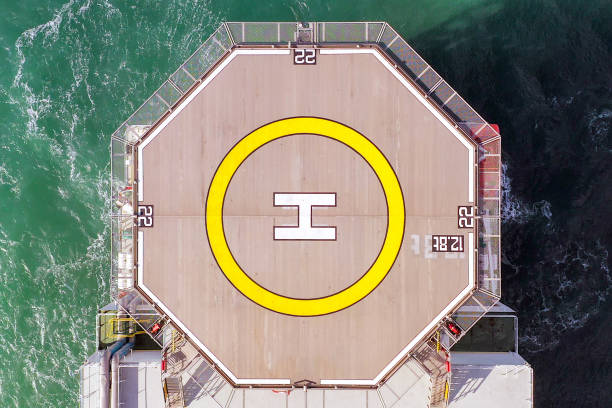
//> input picture images/18.jpg, 612 x 408 px, given in place of 18.jpg.png, which was not available
$ ./video_object_detect_sift_homography_rejection 3 ../images/18.jpg   (built with g++ and OpenCV 4)
//> lines starting //> are read from the running program, lines starting //| are printed output that depends on the picture; pictures that were not available may be replaced by others from this repository, and a replacement may not be noted
#include "opencv2/opencv.hpp"
#include <iostream>
#include <stdio.h>

#include "opencv2/core.hpp"
#include "opencv2/imgproc.hpp"
#include "opencv2/features2d.hpp"
#include "opencv2/highgui.hpp"
#include "opencv2/calib3d.hpp"
#include "opencv2/xfeatures2d.hpp"

#include <chrono>

using namespace std;
using namespace cv;
using namespace cv::xfeatures2d;

#define measure_exec_time

void readme();

int main( int argc, char** argv ){

  if (argc != 3 )
  { readme(); return -1; }

  // image of model
  Mat img_object = imread( String("/home/aero/Desktop/cam_ws/src/Tracker/images/")+ String(argv[2]) + String(".png"), IMREAD_GRAYSCALE );
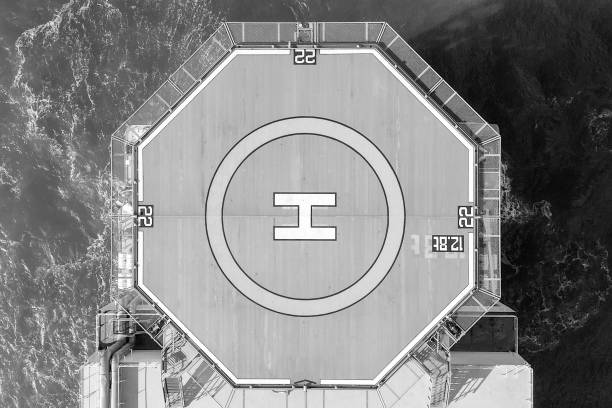
//> img_object: 408 rows x 612 cols, CV_8UC1; min 0, max 255, mean 132.2
  if( !img_object.data)
  { cout<< " --(!) Error reading model image " << endl; return -1; }
  // auto diag = sqrt(img_object.size[0]*img_object.size[0] + img_object.size[1]*img_object.size[1]);
  Mat img_scene;

  // Initialize surf detector and extract descriptors for the model image
  Ptr<SIFT> detector = SIFT::create( );
  std::vector<KeyPoint> keypoints_object, keypoints_scene;
  Mat descriptors_object, descriptors_scene;
  detector->detectAndCompute( img_object, Mat(), keypoints_object, descriptors_object );
//> keypoints_object = 1054 keypoints; strongest (x, y, size): (128, 316, 2.1), (310, 59, 2.4), (463, 221, 2.2), (469, 212, 2.5)

  vector<Point2f> obj_feature_loc; //
  for (int i = 0; i<keypoints_object.size(); i++)
  {
    obj_feature_loc.push_back(keypoints_object[i].pt);
  }
//> after the loop, obj_feature_loc = 1054 Points (x, y), first 12: [2.42, 400.3], [2.53, 271.9], [2.73, 276.2], [2.73, 276.2], [3.6, 346.9], [3.73, 164.2], [4.13, 238.3], [4.14, 177.2], [4.14, 177.2], [4.34, 265.9], [5.04, 246.4], [5.43, 278.2]


  //for displaying matches
  namedWindow("Good Matches & Object detection", WINDOW_NORMAL);


  // Create a VideoCapture object and open the input file
  // If the input is the web camera, pass 0 instead of the video file name
  VideoCapture cap(stoi(argv[1]));
  cap.set(CAP_PROP_FPS, 60.0);
  // cap.set(CAP_PROP_FRAME_WIDTH,1280);
  // cap.set(CAP_PROP_FRAME_HEIGHT,720);
  cap.set(CAP_PROP_FOURCC, VideoWriter::fourcc('M','J','P','G'));

  // Check if camera opened successfully
  if(!cap.isOpened()){
    cout << "Error opening video stream or file" << endl;
    return -1;
  }

  while(1){
    #if defined measure_exec_time
      auto start = std::chrono::high_resolution_clock::now();
    #endif

    // clear vectors
    keypoints_scene.clear();

    Mat frame;
    // Capture frame-by-frame
    cap >> frame;
//> frame is the input picture: 408 rows x 612 cols, CV_8UC3; mean B, G, R 120.5, 133.9, 133.2

    // If the frame is empty, break immediately
    if (frame.empty())
      break;

    // convert go grayscale
    if(frame.channels() == 3)
    {
      cvtColor(frame, frame, CV_BGR2GRAY);
//> frame: 408 rows x 612 cols, CV_8UC1
    }

    img_scene = frame;

    //-- Step 1: Detect the keypoints and extract descriptors
    detector->detectAndCompute( img_scene, Mat(), keypoints_scene, descriptors_scene );
//> keypoints_scene = 1058 keypoints; strongest (x, y, size): (128, 316, 2.1), (310, 59, 2.4), (461, 215, 1.8), (463, 221, 2.2)

    //-- Step 2: Matching descriptor vectors using FLANN or BruteForce matcher
    // FlannBasedMatcher matcher;
    BFMatcher matcher(NORM_L2);

    std::vector<std::vector<cv::DMatch>> matches12, matches21;
    matcher.knnMatch( descriptors_object, descriptors_scene, matches12,2 );
//> matches12 = 1054 matches
    matcher.knnMatch( descriptors_scene, descriptors_object, matches21,2 );
//> matches21 = 1058 matches

    //-- Quick calculation of min distances between keypoints
    double min_dist12 = 100;
    for( int i = 0; i < matches12.size(); i++ )
    {
      if( matches12[i].size()>=1)
      {
        if( matches12[i][0].distance < min_dist12 ) min_dist12 = matches12[i][0].distance;
      }
    }
//> this loop made 1054 passes
//> min_dist12 on pass 1: 0
//> after the loop, min_dist12 = 0

    double min_dist21 = 100;
    for( int i = 0; i < matches21.size(); i++ )
    {
      if( matches21[i].size()>=1)
      {
        if( matches21[i][0].distance < min_dist21 ) min_dist21 = matches21[i][0].distance;
      }
    }
//> this loop made 1058 passes
//> after the loop, min_dist21 = 0

    // printf("-- Min dist : %f \n", min_dist12 );

    //-- Lowe's Ratio test and minimum distance threshold test
    std::vector< DMatch > good_matches12, good_matches21;
    for( int i = 0; i < matches12.size(); i++ )
    {
      if( matches12[i].size()>=2 && matches12[i][0].distance <= 3*min_dist12 && matches12[i][0].distance < matches12[i][1].distance * 0.7)
      { good_matches12.push_back( matches12[i][0]); }
    }
//> after the loop, good_matches12 = 537 matches

    for( int i = 0; i < matches21.size(); i++ )
    {
      if( matches21[i].size()>=2 && matches21[i][0].distance <= 3*min_dist21 && matches21[i][0].distance < matches21[i][1].distance * 0.7)
      { good_matches21.push_back( matches21[i][0]); }
    }
//> after the loop, good_matches21 = 537 matches

    // Symmetry test
    std::vector< DMatch > best_matches;
    for (int i = 0; i<good_matches12.size(); i++)
    {
      for (int j = 0; j<good_matches21.size(); j++)
      {
        if(good_matches12[i].queryIdx == good_matches21[j].trainIdx && good_matches12[i].trainIdx == good_matches21[j].queryIdx)
        {
          best_matches.push_back(good_matches12[i]);
          break;
        }
      }
    }
//> after the loop, best_matches = 537 matches


    Mat img_matches = img_scene;


    int detected = false;
    vector< DMatch > filtered_best_matches;// container for final filtered matches
    if(best_matches.size() >= 1)// no. of matches to use for pose estimation
    {
      //-- Localize the object
      vector<Point2f> obj;
      vector<Point2f> scene;
      for( size_t i = 0; i < best_matches.size(); i++ )
      {
        //-- Get the keypoints from the good matches
        obj.push_back( keypoints_object[ best_matches[i].queryIdx ].pt );
        scene.push_back( keypoints_scene[ best_matches[i].trainIdx ].pt );
      }
//> after the loop, obj = 537 Points (x, y), first 12: [2.42, 400.3], [2.53, 271.9], [2.73, 276.2], [2.73, 276.2], [3.6, 346.9], [3.73, 164.2], [4.13, 238.3], [4.14, 177.2], [4.14, 177.2], [4.34, 265.9], [5.04, 246.4], [5.43, 278.2]; scene has the same summary as obj
      Mat H = findHomography( obj, scene, RANSAC );
//> H = [[1, 5.23e-09, -3.73e-05], [3.07e-07, 1, -9.96e-05], [7.3e-10, -3.71e-10, 1]]

      vector<Point2f> scene_feature_loc;
      if (! H.empty())
      {

        perspectiveTransform(obj_feature_loc, scene_feature_loc, H);
//> scene_feature_loc = 1054 Points (x, y), first 12: [2.42, 400.3], [2.53, 271.9], [2.73, 276.2], [2.73, 276.2], [3.6, 346.9], [3.73, 164.2], [4.13, 238.3], [4.13, 177.2], [4.13, 177.2], [4.34, 265.9], [5.04, 246.4], [5.43, 278.2]


        for ( int i =0; i<best_matches.size(); i++)
        {
          Point2f diff = scene_feature_loc[best_matches[i].queryIdx] - keypoints_scene[ best_matches[i].trainIdx ].pt;
          if(sqrt(diff.x*diff.x + diff.y*diff.y) < 10)
          {
            filtered_best_matches.push_back(best_matches[i]);
          }
        }
//> this loop made 537 passes
//> diff on passes 1 to 3: Point(-3.41e-05, 0), Point(-3.48e-05, -3.05e-05), Point(-3.46e-05, -3.05e-05)
//> after the loop, filtered_best_matches = 537 matches

        if(filtered_best_matches.size() >= 4)// no. of matches to use for pose estimation
        {
          //-- Localize the object
          obj.clear();
          scene.clear();
          for( size_t i = 0; i < filtered_best_matches.size(); i++ )
          {
            //-- Get the keypoints from the good matches
            obj.push_back( keypoints_object[ filtered_best_matches[i].queryIdx ].pt );
            scene.push_back( keypoints_scene[ filtered_best_matches[i].trainIdx ].pt );
          }
          H = findHomography( obj, scene, RANSAC );

          if(!H.empty())
          {

            //-- Get the corners from the image_1 ( the object to be "detected" )
            vector<Point2f> obj_corners(4);
            obj_corners[0] = cvPoint(0,0); obj_corners[1] = cvPoint( img_object.cols, 0 );
            obj_corners[2] = cvPoint( img_object.cols, img_object.rows ); obj_corners[3] = cvPoint( 0, img_object.rows );
            vector<Point2f> scene_corners(4);


            perspectiveTransform( obj_corners, scene_corners, H);
//> scene_corners = 4 Points (x, y): [0, 0], [612, 0], [612, 408], [0, 408]

            if(isContourConvex(scene_corners))
            {
              detected = true;

              // draw matches
              drawMatches( img_object, keypoints_object, img_scene, keypoints_scene,
                 best_matches, img_matches, Scalar::all(-1), Scalar::all(-1),
                 std::vector<char>(), DrawMatchesFlags::NOT_DRAW_SINGLE_POINTS );
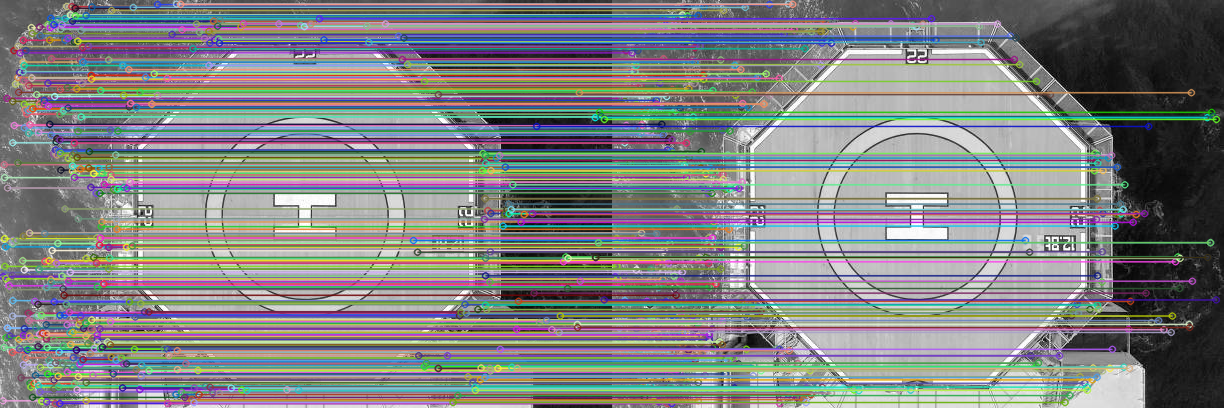
//> img_matches: 408 rows x 1224 cols, CV_8UC3; mean B, G, R 129.8, 129.9, 128

              //-- Draw lines between the corners (the mapped object in the scene - image_2 )
              line( img_matches, scene_corners[0] + Point2f( img_object.cols, 0), scene_corners[1] + Point2f( img_object.cols, 0), Scalar(0, 255, 0), 4 );
              line( img_matches, scene_corners[1] + Point2f( img_object.cols, 0), scene_corners[2] + Point2f( img_object.cols, 0), Scalar( 0, 255, 0), 4 );
              line( img_matches, scene_corners[2] + Point2f( img_object.cols, 0), scene_corners[3] + Point2f( img_object.cols, 0), Scalar( 0, 255, 0), 4 );
              line( img_matches, scene_corners[3] + Point2f( img_object.cols, 0), scene_corners[0] + Point2f( img_object.cols, 0), Scalar( 0, 255, 0), 4 );
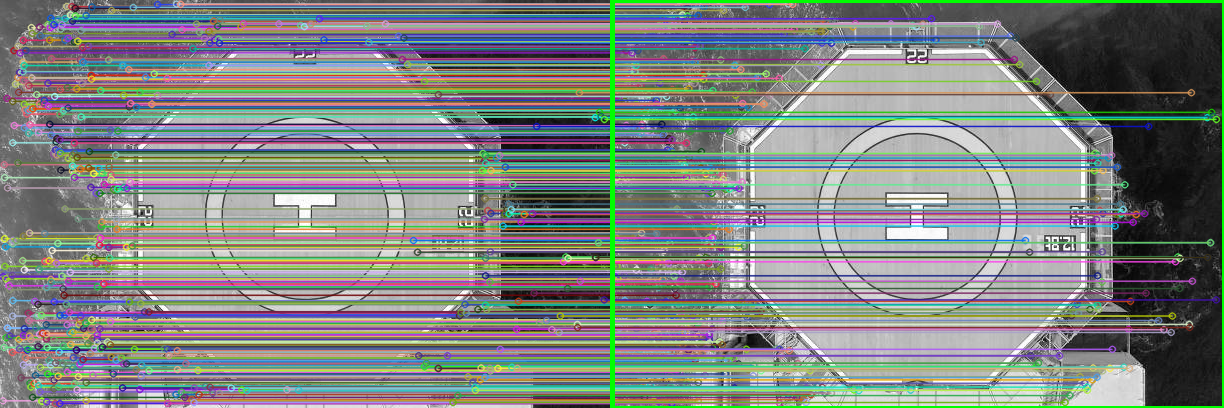
//> img_matches: 408 rows x 1224 cols, CV_8UC3; mean B, G, R 128.5, 131.6, 126.7
            }
          }
        }
      }
    }
    else{
      // printf("No enough matches: %ld\n", good_matches.size());
    }

    if(detected == false){
      drawMatches( img_object, keypoints_object, img_scene, keypoints_scene,
                 filtered_best_matches, img_matches, Scalar::all(-1), Scalar::all(-1),
                 std::vector<char>(), DrawMatchesFlags::NOT_DRAW_SINGLE_POINTS );
    }
    //-- Show detected matches
    imshow( "Good Matches & Object detection", img_matches );

    #if defined measure_exec_time
    // execution time
      auto stop = std::chrono::high_resolution_clock::now();
      auto duration = std::chrono::duration_cast<std::chrono::microseconds>(stop - start);
      std::cout << "Basic Execution time: " << duration.count()/1000000.0f << std::endl;
    #endif

    // Press  ESC on keyboard to exit
    char c=(char)waitKey(25);
//> the Esc key is pressed
    if(c==27)
      break;
  }

  // When everything done, release the video capture object
  cap.release();

  // Closes all the frames
  destroyAllWindows();

  return 0;
}

/* @function readme */
  void readme()
  { std::cout << " Usage: capture <deviceid>" << std::endl; }

$ run again, on images/10.png
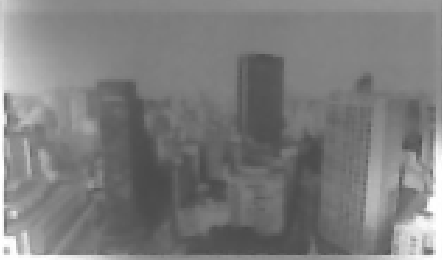
//> input picture images/10.png, 442 x 260 px, given in place of 10.png.png, which was not available
//> img_object is the input picture: 260 rows x 442 cols, CV_8UC1; min 73, max 255, mean 124.8
//> keypoints_object = 77 keypoints; strongest (x, y, size): (428, 251, 6.4), (6, 251, 4.7), (428, 215, 5.1), (407, 202, 22.2)
//> the loop `for (int i = 0; i<keypoints_object.size(); i++)` made 77 passes
//> after the loop `for (int i = 0; i<keypoints_object.size(); i++)`: obj_feature_loc = 77 Points (x, y), first 12: [5.39, 200.3], [5.62, 193.8], [5.69, 200.2], [6.04, 232.6], [6.31, 250.8], [6.31, 250.8], [6.31, 250.8], [8.61, 234.5], [11.22, 241.7], [12.31, 220.1], [13.71, 213.7], [13.81, 185.7]
//> keypoints_scene has the same summary as keypoints_object
//> matches12 = 77 matches
//> the loop `for( int i = 0; i < matches12.size(); i++ )` made 77 passes
//> min_dist12 on pass 1: 0
//> after the loop `for( int i = 0; i < matches12.size(); i++ )`: min_dist12 = 0
//> the loop `for( int i = 0; i < matches21.size(); i++ )` made 77 passes
//> the loop `for( int i = 0; i < matches12.size(); i++ )` made 77 passes
//> the loop `for( int i = 0; i < matches21.size(); i++ )` made 77 passes
//> the loop `for (int i = 0; i<good_matches12.size(); i++)` made 77 passes
//> after the loop `for (int i = 0; i<good_matches12.size(); i++)`: best_matches = 77 matches
//> the loop `for( size_t i = 0; i < best_matches.size(); i++ )` made 77 passes
//> after the loop `for( size_t i = 0; i < best_matches.size(); i++ )`: obj has the same summary as obj_feature_loc; scene has the same summary as obj_feature_loc
//> H = [[1, -3.86e-16, 8.89e-14], [7.04e-16, 1, 3.96e-14], [3.48e-18, -2.57e-18, 1]]
//> scene_feature_loc has the same summary as obj_feature_loc
//> the loop `for ( int i =0; i<best_matches.size(); i++)` made 77 passes
//> the loop `for( size_t i = 0; i < filtered_best_matches.size(); i++ )` made 77 passes
//> scene_corners = 4 Points (x, y): [0, 0], [442, 0], [442, 260], [0, 260]
//> `drawMatches( img_object, keypoints_object, img_scene, keypoints_scene,..`:
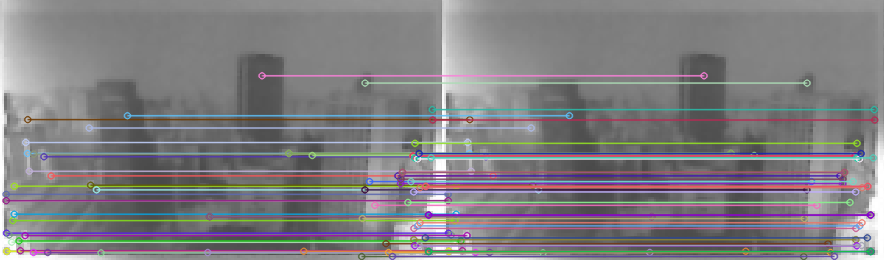
//> img_matches: 260 rows x 884 cols, CV_8UC3; mean B, G, R 128.5, 125.4, 127.7
//> `line( img_matches, scene_corners[3] + Point2f( img_object.cols, 0), sc..`:
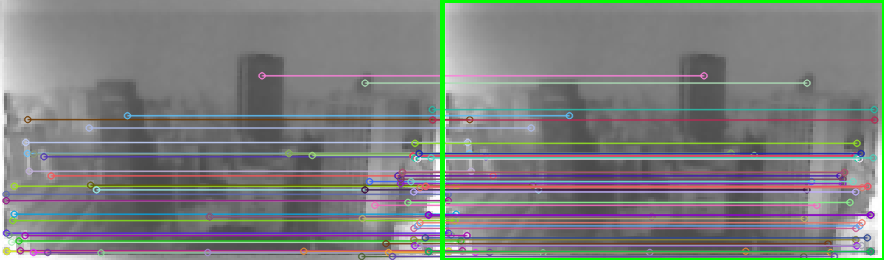
//> img_matches: 260 rows x 884 cols, CV_8UC3; mean B, G, R 125.5, 126.8, 124.7

$ run again, on images/11.png
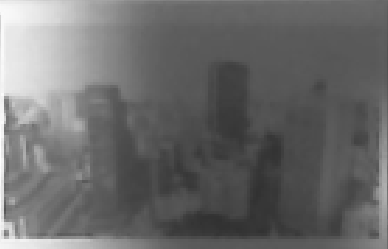
//> input picture images/11.png, 388 x 249 px, given in place of 11.png.png, which was not available
//> img_object is the input picture: 249 rows x 388 cols, CV_8UC1; min 49, max 255, mean 106.5
//> keypoints_object = 33 keypoints; strongest (x, y, size): (6, 208, 4.6), (6, 131, 4.3), (10, 119, 7.6), (6, 218, 4.6)
//> the loop `for (int i = 0; i<keypoints_object.size(); i++)` made 33 passes
//> keypoints_scene has the same summary as keypoints_object
//> matches12 = 33 matches
//> the loop `for( int i = 0; i < matches12.size(); i++ )` made 33 passes
//> min_dist12 on pass 1: 0
//> after the loop `for( int i = 0; i < matches12.size(); i++ )`: min_dist12 = 0
//> the loop `for( int i = 0; i < matches21.size(); i++ )` made 33 passes
//> the loop `for( int i = 0; i < matches12.size(); i++ )` made 33 passes
//> the loop `for( int i = 0; i < matches21.size(); i++ )` made 33 passes
//> the loop `for (int i = 0; i<good_matches12.size(); i++)` made 33 passes
//> after the loop `for (int i = 0; i<good_matches12.size(); i++)`: best_matches = 33 matches
//> the loop `for( size_t i = 0; i < best_matches.size(); i++ )` made 33 passes
//> H = [[1, -7.21e-17, -2.38e-15], [5.57e-16, 1, 2.34e-13], [2.62e-18, -4.5e-18, 1]]
//> scene_feature_loc = 33 Points (x, y), first 12: [2.63, 94.96], [5.92, 208.2], [6.17, 130.9], [6.25, 217.9], [6.29, 126.4], [9.86, 118.8], [9.93, 226.4], [9.93, 226.4], [11.94, 239.1], [12.22, 201.2], [12.9, 104.6], [17.43, 234.3]
//> the loop `for ( int i =0; i<best_matches.size(); i++)` made 33 passes
//> the loop `for( size_t i = 0; i < filtered_best_matches.size(); i++ )` made 33 passes
//> scene_corners = 4 Points (x, y): [0, 0], [388, 0], [388, 249], [0, 249]
//> `drawMatches( img_object, keypoints_object, img_scene, keypoints_scene,..`:
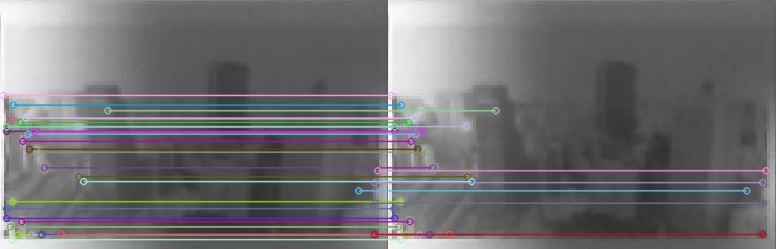
//> img_matches: 249 rows x 776 cols, CV_8UC3; mean B, G, R 111.6, 109.4, 110.5
//> `line( img_matches, scene_corners[3] + Point2f( img_object.cols, 0), sc..`:
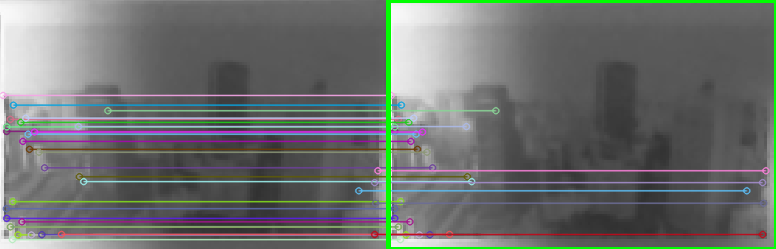
//> img_matches: 249 rows x 776 cols, CV_8UC3; mean B, G, R 108.7, 111.5, 107.7
//> after the loop `while(1)`: obj_feature_loc has the same summary as scene_feature_loc
